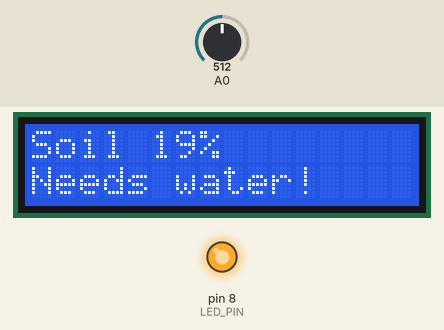
The sketch below on a simulated Arduino Uno, built with avr-gcc and run on an emulated ATmega328P. On the bench: 16×2 character LCD, output pins drawn as LEDs (lit = HIGH). Wiring (inferred from the names in the program): PCF8574 port expander at I2C address 0x27. Wiring (inferred from the signals the program sends): character LCD (HD44780): RS Q0; E Q2; backlight Q3; data Q4, Q5, Q6, Q7. The test bench sets the inputs (shaded band); at power-on: A0 = 512. What the sketch prints to the serial monitor is not drawn.

Above: at 1.2 s.
1.3 s: A0 set to 487
At 2.2 s:
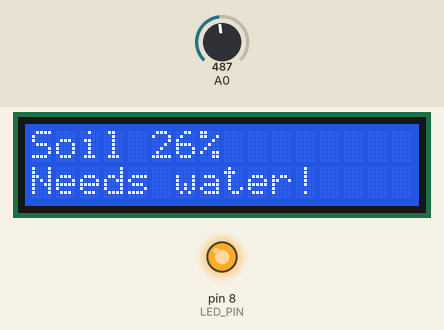
3.2 s: A0 set to 465
At 3.8 s:
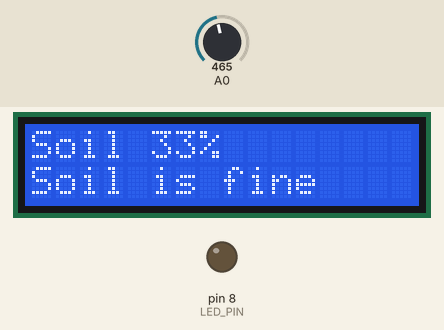
4.8 s: A0 set to 306
At 5.3 s:
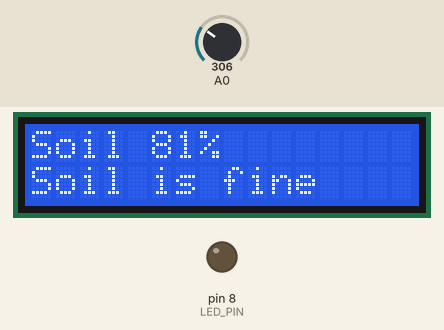
6.4 s: A0 set to 511
At 6.9 s:
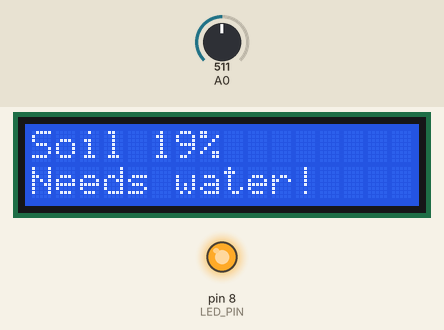
Timing chart, 0 to 9.0 s (numbered marks = the images above; inputs shaded):
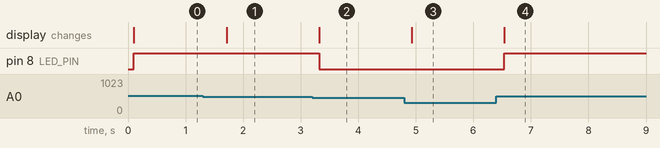

The sketch:

plant-default.ino
```cpp
// Lesson 15: plant monitor. Soil moisture sensor on A0, LCD 16x2 with an I2C backpack (address 0x27) on A4/A5, alert LED on D8.
// The LCD driver is ours: it speaks to the PCF8574 backpack and runs the HD44780 in 4-bit mode. Only Wire is used.
byte dryBelow = 30;              // alert (LED on) while the soil moisture is below this percent

#include <Wire.h>

const byte LCD = 0x27;
const byte LED_PIN = 8;
const int RAW_DRY = 573;         // ADC reading in dry soil (2.8 V)
const int RAW_WET = 245;         // ADC reading in wet soil (1.2 V)

// Backpack bits: P0 = RS, P1 = RW, P2 = E, P3 = backlight, P4..P7 = D4..D7.
void expander(byte v) {
  Wire.beginTransmission(LCD);
  Wire.write(v);
  Wire.endTransmission();
}

void nibble(byte n, byte rs) {
  byte v = (n << 4) | 0x08 | rs;   // backlight stays on
  expander(v | 0x04);              // E high ...
  delayMicroseconds(1);
  expander(v);                     // ... E low: the controller latches the nibble on this falling edge
  delayMicroseconds(50);
}

void lcdSend(byte b, byte rs) {
  nibble(b >> 4, rs);
  nibble(b & 0x0F, rs);
}

void lcdInit() {
  delay(50);
  nibble(0x3, 0); delay(5);        // the datasheet wake-up: 0x3 three times, then 0x2 selects 4-bit
  nibble(0x3, 0); delay(1);
  nibble(0x3, 0); delay(1);
  nibble(0x2, 0); delay(1);
  lcdSend(0x28, 0);                // 4-bit, 2 lines, 5x8 font
  lcdSend(0x0C, 0);                // display on, no cursor
  lcdSend(0x01, 0); delay(2);      // clear
  lcdSend(0x06, 0);                // move right after each character
}

// Write up to 16 characters on a row and pad with spaces.
void lcdRow(byte row, const char *text) {
  lcdSend(0x80 | (row ? 0x40 : 0x00), 0);
  bool end = false;
  for (byte i = 0; i < 16; i++) {
    char ch = ' ';
    if (!end && text[i]) ch = text[i]; else end = true;
    lcdSend(ch, 1);
  }
}

void setup() {
  Serial.begin(9600);
  pinMode(LED_PIN, OUTPUT);
  Wire.begin();
  lcdInit();
  Serial.println("ready");
}

void loop() {
  int raw = analogRead(A0);
  long pct = ((long)(RAW_DRY - raw) * 100 + (RAW_DRY - RAW_WET) / 2) / (RAW_DRY - RAW_WET);   // dry soil reads high, wet soil reads low
  if (pct < 0) pct = 0;
  if (pct > 100) pct = 100;
  char line[17];
  byte n = 0;
  const char *label = "Soil ";
  while (*label) line[n++] = *label++;
  if (pct >= 100) line[n++] = '1';
  if (pct >= 10) line[n++] = '0' + (pct / 10) % 10;
  line[n++] = '0' + pct % 10;
  line[n++] = '%';
  line[n] = 0;
  bool dry = pct < dryBelow;
  lcdRow(0, line);
  lcdRow(1, dry ? "Needs water!" : "Soil is fine");
  digitalWrite(LED_PIN, dry ? HIGH : LOW);
  Serial.print(line);
  Serial.println(dry ? " dry, LED on" : " fine, LED off");
  delay(500);
}
```

Measured:
- the behaviour switches between 477 and 476 on A0 (found by bisection; images 1 and 2)
- after the input at 1.3 s, the display: changes after 0.41 s (image 1)
- after the input at 3.2 s, pin 8 (LED_PIN): HIGH → LOW after 0.12 s; the display: changes after 0.12 s (image 2)
- after the input at 4.8 s, the display: changes after 0.13 s (image 3)
- after the input at 6.4 s, pin 8 (LED_PIN): LOW → HIGH after 0.14 s; the display: changes after 0.14 s (image 4)
